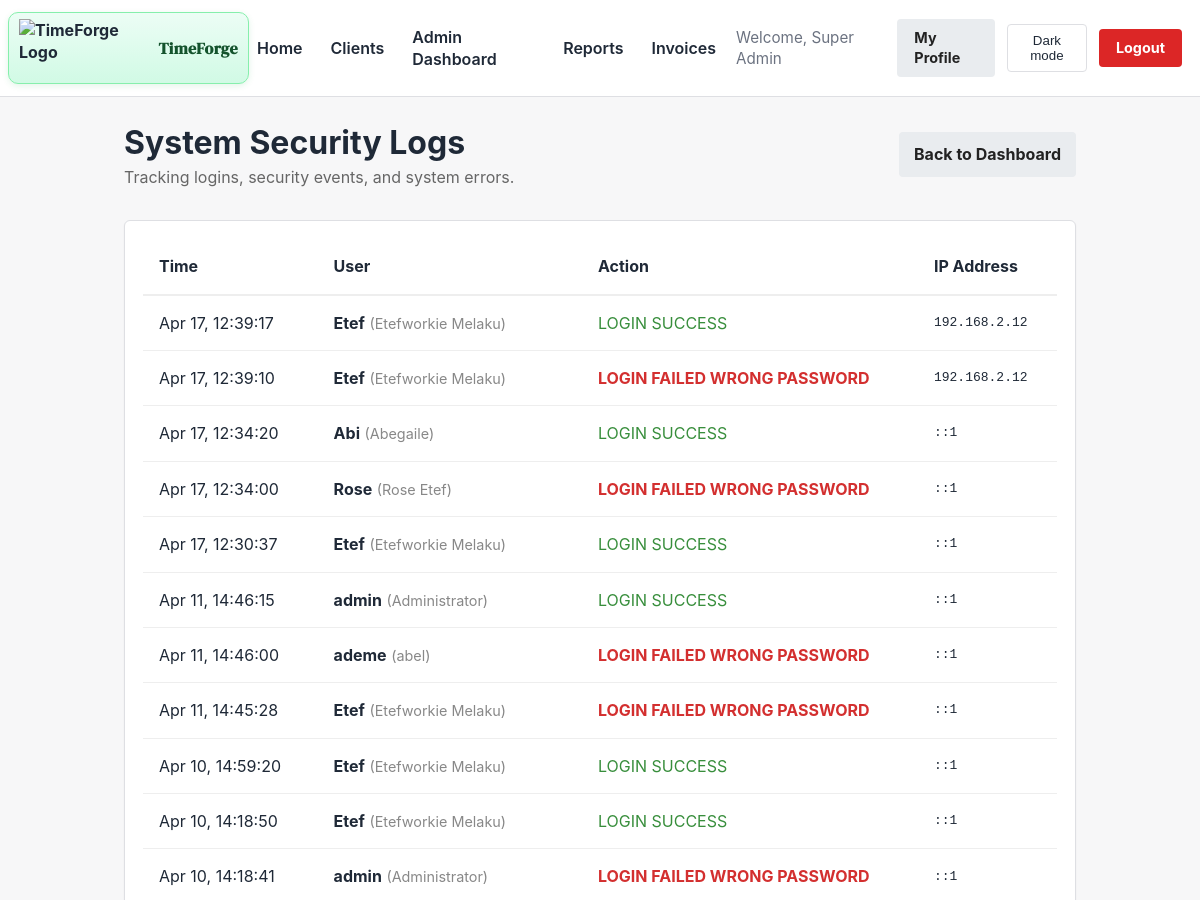
Page /admin/audit_logs.php (signed in, upper part) on the earlier database version.
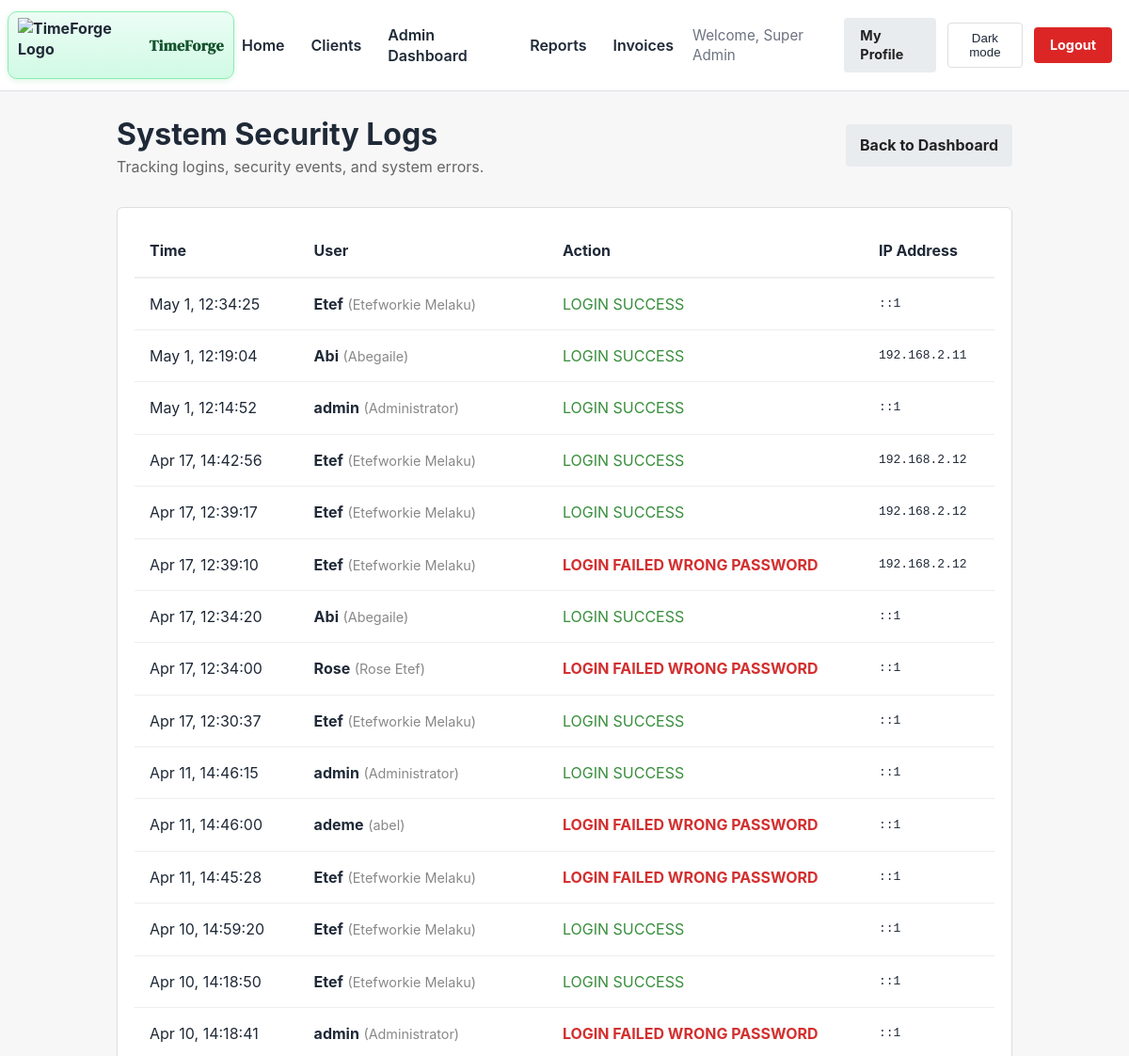
Same page on the later database version.
### tables this page shows
CREATE TABLE `audit_logs` (
  `id` int(11) NOT NULL AUTO_INCREMENT,
  `user_id` int(11) NOT NULL,
  `action` varchar(100) NOT NULL,
  `ip_address` varchar(45) DEFAULT NULL,
  `user_agent` text DEFAULT NULL,
  `created_at` timestamp NOT NULL DEFAULT current_timestamp(),
  PRIMARY KEY (`id`),
  KEY `user_id` (`user_id`)
);

CREATE TABLE `users` (
  `id` int(11) NOT NULL AUTO_INCREMENT,
  `company_id` int(11) DEFAULT NULL,
  `username` varchar(50) NOT NULL,
  `email` varchar(100) NOT NULL,
  `password` varchar(255) NOT NULL,
  `role` enum('admin','freelancer','client') NOT NULL DEFAULT 'freelancer',
  `full_name` varchar(100) NOT NULL,
  `company_name` varchar(150) DEFAULT NULL,
  `business_tagline` varchar(200) DEFAULT NULL,
  `company_logo` varchar(255) DEFAULT NULL,
  `is_active` tinyint(1) DEFAULT 1,
  `last_login` datetime DEFAULT NULL,
  `last_active_at` datetime DEFAULT NULL,
  `current_project_id` int(11) DEFAULT NULL,
  `password_reset_token` varchar(255) DEFAULT NULL,
  `password_reset_expires` datetime DEFAULT NULL,
  `created_at` timestamp NOT NULL DEFAULT current_timestamp(),
  `updated_at` timestamp NOT NULL DEFAULT current_timestamp() ON UPDATE current_timestamp(),
  PRIMARY KEY (`id`),
  UNIQUE KEY `username` (`username`),
  UNIQUE KEY `email` (`email`),
  KEY `users_fk_current_project` (`current_project_id`),
  KEY `company_id` (`company_id`),
  CONSTRAINT `users_fk_company` FOREIGN KEY (`company_id`) REFERENCES `companies` (`id`) ON DELETE SET NULL,
  CONSTRAINT `users_fk_current_project` FOREIGN KEY (`current_project_id`) REFERENCES `projects` (`id`) ON DELETE SET NULL
);

### src/Core/Auth.php (called while the page is built, shortened)
<?php
function devBypassEnabled() {
    return defined('DEV_AUTH_BYPASS') && DEV_AUTH_BYPASS === true;
}
function getCurrentUser() {
    return isset($_SESSION['user_id']) ? $_SESSION : null;
}
function isLoggedIn() {
    return isset($_SESSION['user_id']) && !empty($_SESSION['user_id']);
}
function hasRole($role) {
    return isset($_SESSION['role']) && $_SESSION['role'] === $role;
}

### admin/audit_logs.php (the view, shortened to what this page needs)
<?php
require_once __DIR__ . '/../includes/auth.php';
try {
    $sql = "
        SELECT al.*, u.username, u.full_name
        FROM audit_logs al
        LEFT JOIN users u ON al.user_id = u.id
        ORDER BY al.created_at DESC
        LIMIT 100
    ";
    $stmt = $pdo->query($sql);
    $logs = $stmt->fetchAll(PDO::FETCH_ASSOC);
} catch (PDOException $e) {
    die("Error fetching logs: " . $e->getMessage());
}
?>
<!DOCTYPE html>
<html lang="en">
<head>
    <link rel="stylesheet" href="/TimeForge_Capstone/css/style.css">
</head>
<body>
    <?php include_once __DIR__ . '/../includes/header_partial.php'; ?>
    <div class="container">
        <div style="display: flex; justify-content: space-between; align-items: center; margin-bottom: 2rem;">
            <div>
                <h1>System Security Logs</h1>
                <p style="color: #666;">Tracking logins, security events, and system errors.</p>
            </div>
            <a href="/TimeForge_Capstone/admin/dashboard.php" class="btn btn-secondary">Back to Dashboard</a>
        </div>
        <div class="card">
            <div style="overflow-x: auto;">
                <table style="width: 100%; border-collapse: collapse;">
                    <thead>
                        <tr style="border-bottom: 2px solid #eee; text-align: left;">
                            <th style="padding: 1rem;">Time</th>
                            <th style="padding: 1rem;">User</th>
                            <th style="padding: 1rem;">Action</th>
                            <th style="padding: 1rem;">IP Address</th>
                        </tr>
                    </thead>
                    <tbody>
                        <?php foreach ($logs as $log):
                            $actionClass = '';
                            if (strpos($log['action'], 'failed') !== false) $actionClass = 'color: #d32f2f; font-weight: bold;';
                            elseif (strpos($log['action'], 'success') !== false) $actionClass = 'color: #388e3c;';
                        ?>
                        <tr style="border-bottom: 1px solid #eee;">
                            <td style="padding: 1rem; white-space: nowrap;">
                                <?= date('M j, H:i:s', strtotime($log['created_at'])) ?>
                            </td>
                            <td style="padding: 1rem;">
                                <?php if ($log['user_id'] && $log['username']): ?>
                                    <strong><?= htmlspecialchars($log['username']) ?></strong>
                                    <span style="color: #888; font-size: 0.9em;">(<?= htmlspecialchars($log['full_name']) ?>)</span>
                                <?php else: ?>
                                    <span style="color: #888;">System / Guest</span>
                                <?php endif; ?>
                            </td>
                            <td style="padding: 1rem; <?= $actionClass ?>">
                                <?= htmlspecialchars(str_replace('_', ' ', strtoupper($log['action']))) ?>
                            </td>
                            <td style="padding: 1rem; font-family: monospace;">
                                <?= htmlspecialchars($log['ip_address']) ?>
                            </td>
                        </tr>
                        <?php endforeach; ?>
                    </tbody>
                </table>
            </div>
        </div>
    </div>
</body>
</html>

### includes/header_partial.php (shortened to what this page needs)
<?php
require_once __DIR__ . '/auth.php';
$current_user = getCurrentUser();
?>
<header>
  <div class="logo">
    <a href="/TimeForge_Capstone/index.php?view=welcome" class="logo-link">
      <img src="/TimeForge_Capstone/icons/logo.png" alt="TimeForge Logo">
      <span>TimeForge</span>
    </a>
  </div>
  <nav>
    <a href="/TimeForge_Capstone/index.php">Home</a>
    <?php if (isLoggedIn()): ?>
      <?php if (hasRole('client')): ?>
        <a href="/TimeForge_Capstone/client/dashboard.php">My Dashboard</a>
        <a href="/TimeForge_Capstone/client/projects.php">My Projects</a>
        <a href="/TimeForge_Capstone/invoices/history.php">Invoices</a>
      <?php else: ?>
        <a href="/TimeForge_Capstone/clients.php">Clients</a>
        <?php if (hasRole('admin')): ?>
          <a href="/TimeForge_Capstone/admin/dashboard.php">Admin Dashboard</a>
          <a href="/TimeForge_Capstone/admin/reports.php">Reports</a>
          <a href="/TimeForge_Capstone/invoices/history.php">Invoices</a>
        <?php elseif (hasRole('freelancer')): ?>
          <a href="/TimeForge_Capstone/freelancer/dashboard.php">Freelancer Portal</a>
        <?php endif; ?>
      <?php endif; ?>
      <span class="nav-text">Welcome, <?php echo htmlspecialchars($current_user['full_name'] ?? 'User'); ?></span>
      <a href="/TimeForge_Capstone/profile.php" class="btn btn-secondary btn-compact">My Profile</a>
      <button id="themeToggle" class="theme-toggle">Dark mode</button>
      <a href="/TimeForge_Capstone/includes/logout.php" class="btn btn-danger btn-compact">Logout</a>
    <?php else: ?>
      <button id="themeToggle" class="theme-toggle">Dark mode</button>
      <a href="/TimeForge_Capstone/login.php">Login</a>
      <a href="/TimeForge_Capstone/register.php">Register</a>
    <?php endif; ?>
  </nav>
</header>
<link rel="stylesheet" href="/TimeForge_Capstone/css/style.css">
<link rel="stylesheet" href="/TimeForge_Capstone/css/time_tracker.css">

### css/style.css (style rules this page uses)
* { margin: 0; padding: 0; box-sizing: border-box; }
html, body { height: 100%; }
body { font-family: -apple-system, BlinkMacSystemFont, "Segoe UI", Roboto, Arial, sans-serif; background: #f7f7f8; color: #1f2937; line-height: 1.4; transition: background-color 0.3s ease, color 0.3s ease; }
.logo span { font-family: 'DM Serif Display', serif; letter-spacing: 0.4px; }
a { color: #2563eb; text-decoration: none; }
.container { max-width: 1000px; margin: 0 auto; padding: 24px; }
header { background: #ffffff; border-bottom: 1px solid #dedfe3; padding: 12px 18px 12px 8px; display: flex; align-items: center; justify-content: space-between; }
.logo { display: flex; align-items: center; gap: 10px; font-weight: 700; color: #1f2937; }
.logo a { display: flex; align-items: center; gap: 10px; color: #1f2937; text-decoration: none; padding: 6px 10px; border: 1px solid #86efac; border-radius: 10px; background: linear-gradient(180deg, #ecfdf5 0%, #d1fae5 100%); box-shadow: 0 2px 6px rgba(22, 163, 74, 0.12); transition: transform 120ms ease, filter 120ms ease, box-shadow 120ms ease; }
.logo a span { color: #14532d; }
.logo img { height: 58px; width: auto; display: block; transition: transform 120ms ease, filter 120ms ease; }
nav { display: flex; align-items: center; gap: 12px; }
nav a { color: #1f2937; font-weight: 600; padding: 6px 8px; border-radius: 4px; }
.nav-text { color: #6b7280; font-size: 0.95rem; }
.card { background: #ffffff; border: 1px solid #dedfe3; border-radius: 6px; padding: 18px; box-shadow: 0 1px 2px rgba(0, 0, 0, 0.06); }
.btn { display: inline-block; padding: 10px 14px; border-radius: 4px; border: 1px solid transparent; font-weight: 700; cursor: pointer; }
.btn-danger { background: #dc2626; color: #fff; }
.theme-toggle { background: transparent; border: 1px solid #dedfe3; color: #1f2937; padding: 8px 10px; border-radius: 4px; }
.btn-secondary { background: #e9ecef; color: #222; }
.btn-compact { padding: 0.5rem 1rem; font-size: 0.9rem; }

### css/time_tracker.css (style rules this page uses)
:root { --tf-timer-bg: #1e1e2d; --tf-timer-text: #ffffff; --tf-timer-accent: #00d2b5; --tf-timer-danger: #ff5b5b; --tf-timer-idle: #f39c12; }

Differences in the rows shown:
added audit_logs: created_at "May 1, 12:34:25", user.username "Etef", user.full_name "Etefworkie Melaku", action "LOGIN SUCCESS", ip_address "::1"
added audit_logs: created_at "May 1, 12:19:04", user.username "Abi", user.full_name "Abegaile", action "LOGIN SUCCESS", ip_address "192.168.2.11"
added audit_logs: created_at "May 1, 12:14:52", user.username "admin", user.full_name "Administrator", action "LOGIN SUCCESS", ip_address "::1"
added audit_logs: created_at "Apr 17, 14:42:56", user.username "Etef", user.full_name "Etefworkie Melaku", action "LOGIN SUCCESS", ip_address "192.168.2.12"
